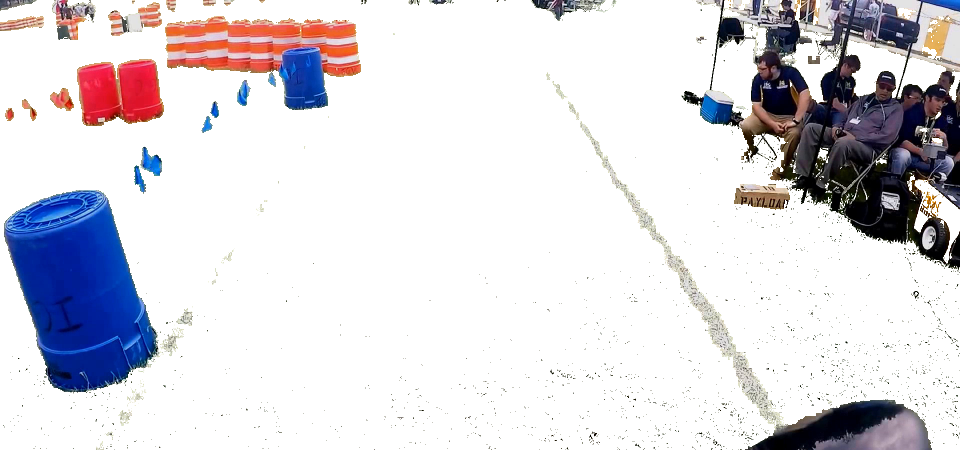
#> input picture Task 4/Code/green.png, 1920 x 900 px, given in place of sample_output.mp4, which was not available (shown at 1/2 size)
$ jupyter execute --allow-errors Output3.ipynb
#> lines starting #> are read from the running program, lines starting #| are printed output that depends on the picture; after the words box and inside, x2 and y2 are one past the last pixel; in counts of white or black regions, pixels touching at a corner belong together; pictures that were not available may be replaced by others from this repository, and a replacement may not be noted
[cell 1]
import numpy as np
import cv2
from PIL import Image
import matplotlib.pyplot as plt
import math
from sklearn.feature_extraction import image
from sklearn.cluster import spectral_clustering
from moviepy.editor import VideoFileClip

[cell 2]
def save(image,name):
    name=""+str(name)+".png"
    cv2.imwrite(name,image)

[cell 3]
def grayen(image):
    grayenn = cv2.cvtColor(image, cv2.COLOR_RGB2GRAY)
    return grayenn

[cell 4]
def darken(image):
    new_image=np.zeros_like(image)
    alpha=0.19
    beta=-35
    new_image=np.clip(np.multiply(alpha,image)+beta,0,255)
    return new_image

[cell 5]
def brighten(image):
    new_image=np.zeros_like(image)
    gamma=0.5
    new_image=np.clip(np.multiply(np.power(np.multiply(1/255,image),gamma),255),0,255)
    return new_image

[cell 6]
def colour_threshing(image):
    image = np.where(image < 210, 0, 255)

    return image

[cell 7]
def perspective(image):
    h,w=image.shape
    pts1 = np.float32([[h/3,0],[h/3,w-1],[h-1,0],[h-1,w-1]])
    pts2 = np.float32([[0,0],[300,0],[0,300],[300,300]])

    M = cv2.getPerspectiveTransform(pts1,pts2)

    dst = cv2.warpPerspective(median_image,M,(300,300))
    return dst

[cell 8]
def roi_mask(image):
    mask=np.zeros_like(image)
    height,width = image.shape
    a3 = np.array( [[[0,200],[1500,200],[width-1,800],[width-1,height-1],[0,height-1]]], dtype=np.int32 )
    cv2.fillPoly(mask,a3,255)
    return mask

[cell 9]
def white_pixels(image,x,y):
    h=window_h
    w=window_w
    sum1=np.sum(combo[y-h:y,x:x+w],axis=0).reshape((1,w))
    sum2=np.sum(sum1,axis=1)
    return sum2/255

[cell 10]
def centroid(rect1x):
    he=rect1x.shape[0]
    wi=rect1x.shape[1]
    sum1x=0
    sum1y=0
    for i in range(he):
        for j in range(wi):
            sum1x=sum1x+j*rect1x[i,j]*(1/255)
            sum1y=sum1y+i*rect1x[i,j]*(1/255)
    sum1x=int(sum1x/window_w)
    sum1y=int(sum1y/window_h)
    return [sum1x,sum1y]

[cell 11]
def yellow_black(image):
    hsv=cv2.cvtColor(image,cv2.COLOR_BGR2HSV)
    yellow_lo=np.array([25,175,175])
    yellow_hi=np.array([35,255,255])

    mask=cv2.inRange(hsv,yellow_lo,yellow_hi)

    img=np.copy(image)
    img[mask>0]=(0,0,0)

    return img

[cell 12]
def green_white(image):
    hsv=cv2.cvtColor(image,cv2.COLOR_BGR2HSV)
    green_lo=np.array([20,40,40])
    green_hi=np.array([80,255,255])

    mask=cv2.inRange(hsv,green_lo,green_hi)
    img=np.copy(image)
    img[mask>0]=(255,255,255)

    return img

[cell 13]
def binary(image):
    img=np.copy(image)
    img=np.where(img!=(255,255,255),(0,0,0),(255,255,255))
    return img

[cell 14]
def vid_pipeline(img):
    x=0
    y=0
    width= img.shape[1]
    height=img.shape[0]
    crop_image = img[y:y+(int)(height*(5/6)), x:x+width]

    width= crop_image.shape[1]
    height=crop_image.shape[0]

    yellow=yellow_black(crop_image)
    green=green_white(yellow)
    masked=binary(green)
    masked = cv2.medianBlur(masked.astype(np.uint8),9)


    gray=grayen(crop_image)
    brighten_image=brighten(gray)
    bw_image=colour_threshing(brighten_image)
    median_image = cv2.medianBlur(np.uint8(bw_image.astype(np.float32)),15)
    mask=roi_mask(median_image)
    combo=cv2.bitwise_and(mask,median_image)
    edges = cv2.Canny(np.uint8(combo),175,200)
    lines = cv2.HoughLines(edges,1,5*np.pi/180,50)

    criteria = (cv2.TERM_CRITERIA_EPS + cv2.TERM_CRITERIA_MAX_ITER, 10, 1.0)
    ret,label,center2=cv2.kmeans(lines.astype(np.float32),2,None,criteria,10,cv2.KMEANS_PP_CENTERS)
    line_img=np.zeros_like(edges)
    for i in range(len(center2)):
        rho,theta = center2[i]
        a = np.cos(theta)
        b = np.sin(theta)
        x0 = a*rho
        y0 = b*rho
        x1 = int(x0 + 2000*(-b))
        y1 = int(y0 + 2000*(a))
        x2 = int(x0 - 2000*(-b))
        y2 = int(y0 - 2000*(a))
        cv2.line(line_img,(x1,y1),(x2,y2),255,30)
    line_img=cv2.bitwise_and(mask,line_img)
    line_img=cv2.cvtColor(line_img,cv2.COLOR_GRAY2RGB)

    crop_image=np.where(masked==(0,0,0),crop_image*0,crop_image*1)
    crop_image=np.where(line_img==(255,255,255),(255,153,51),crop_image*1)

    return crop_image

#> (a cell that did not finish here is left out)

#> (a cell that did not finish here is left out)

#> in vid_pipeline, `x=0`: x = 0

[cell 17]
cap= cv2.VideoCapture('sample_output.mp4')
i=0
while(cap.isOpened()):
    ret, frame = cap.read()
#> frame is the input picture: shape (900, 1920, 3); mean B, G, R 221.6, 215.7, 218.2
    if ret == False:
        break
    cv2.imwrite('f'+str(i)+'.jpg',vid_pipeline(frame))
#> in yellow_black, `hsv=cv2.cvtColor(image,cv2.COLOR_BGR2HSV)`: hsv: shape (750, 1920, 3); mean H, S, V 21, 36.2, 226.3
#> in yellow_black, `mask=cv2.inRange(hsv,yellow_lo,yellow_hi)`: mask: shape (750, 1920); every value is 0
#> in vid_pipeline (call 2), `masked = cv2.medianBlur(masked.astype(np.uint8),9)`:
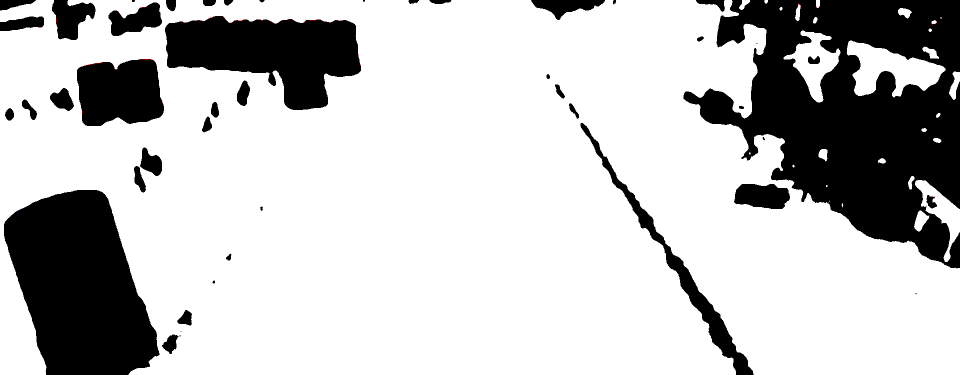
#> masked: shape (750, 1920, 3) (shown at 1/2 size); mean B, G, R 193.4, 193.4, 193.4
#> in grayen, `grayenn = cv2.cvtColor(image, cv2.COLOR_RGB2GRAY)`:
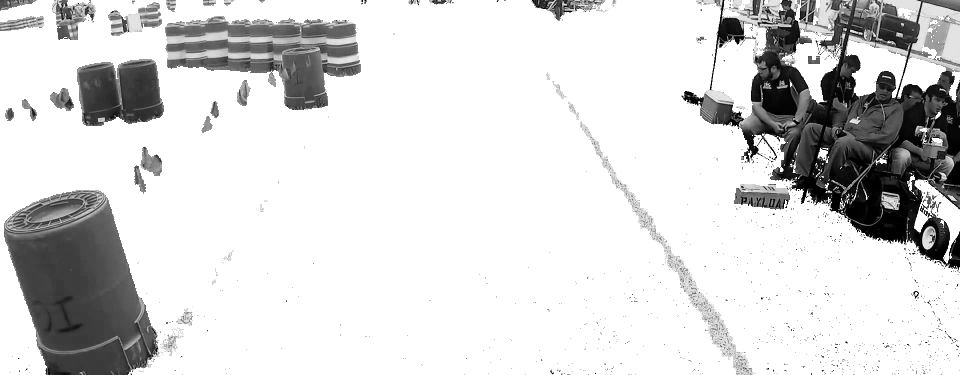
#> grayenn: shape (750, 1920) (shown at 1/2 size); min 0, max 255, mean 214.7
#> in brighten, `new_image=np.clip(np.multiply(np.power(np.multiply(1/255,image),gamma)..`:
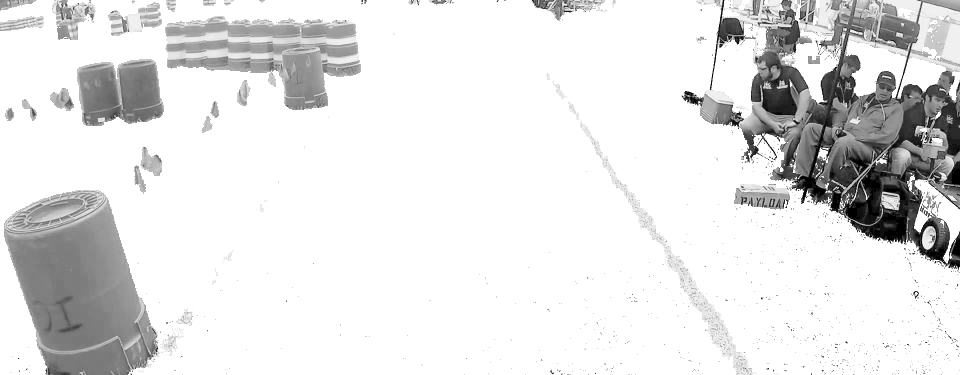
#> new_image: shape (750, 1920) float64 (shown at 1/2 size); min 0, max 255, mean 226.6
#> in colour_threshing, `image = np.where(image < 210, 0, 255)`:
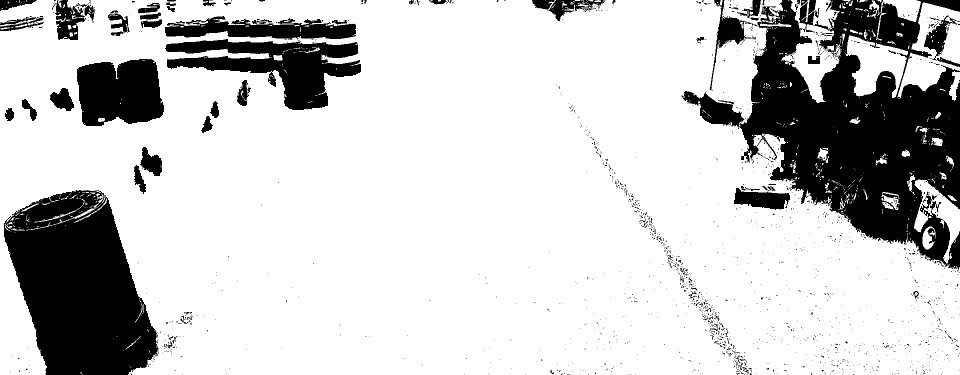
#> image: shape (750, 1920) int64 (shown at 1/2 size); 79.2% white; 1770 black regions (1673 under 20 px), largest, box (x1, y1, x2, y2) and area: (1480, 0, 1920, 540) 129748, (8, 380, 318, 750) 77794, (330, 78, 722, 220) 25032
#> in vid_pipeline (call 2), `median_image = cv2.medianBlur(np.uint8(bw_image.astype(np.float32)),15)`:
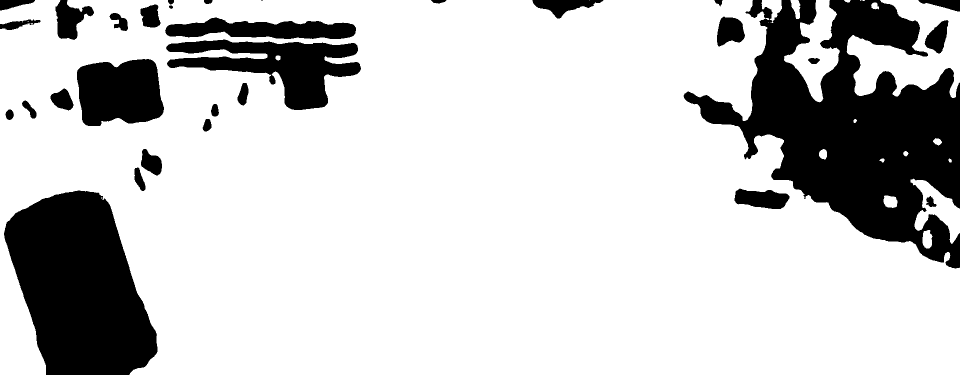
#> median_image: shape (750, 1920) (shown at 1/2 size); 79.4% white; 31 black regions (1 under 20 px), largest, box (x1, y1, x2, y2) and area: (1367, 0, 1920, 537) 137443, (8, 381, 315, 750) 79084, (332, 79, 722, 220) 25282
#> in roi_mask, `cv2.fillPoly(mask,a3,255)`:
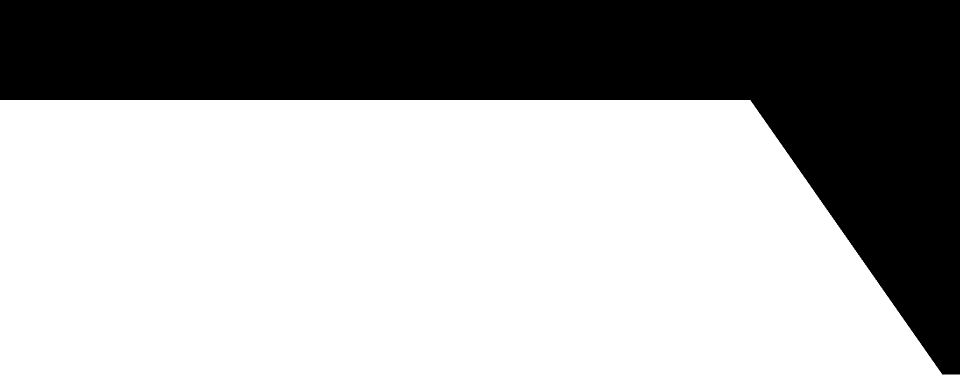
#> mask: shape (750, 1920) (shown at 1/2 size); 64.7% white; 1 black region, box (x1, y1, x2, y2) and area: (0, 0, 1920, 749) 508815
#> in vid_pipeline (call 2), `combo=cv2.bitwise_and(mask,median_image)`:
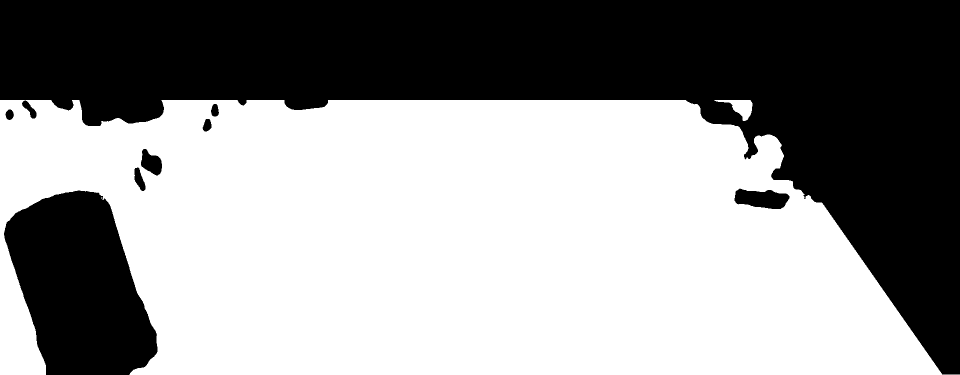
#> combo: shape (750, 1920) (shown at 1/2 size); 57.4% white; 9 black regions, largest, box (x1, y1, x2, y2) and area: (0, 0, 1920, 749) 527948, (8, 381, 315, 750) 79084, (1469, 377, 1579, 418) 3207
#> in vid_pipeline (call 2), `edges = cv2.Canny(np.uint8(combo),175,200)`:
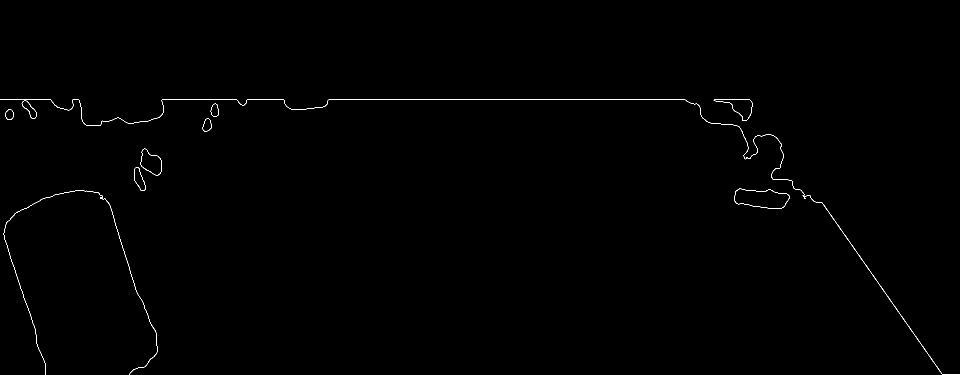
#> edges: shape (750, 1920) (shown at 1/2 size); 0.32% white in thin lines or dots, all inside (x1, y1, x2, y2) = (0, 199, 1920, 750)
#> in vid_pipeline (call 2), `lines = cv2.HoughLines(edges,1,5*np.pi/180,50)`: lines = [[199, 1.57], [-1114, 2.53], [-62, 2.79], [267, 1.48], [158, 2.79]]
#> in vid_pipeline (call 2), `ret,label,center2=cv2.kmeans(lines.astype(np.float32),2,None,criteria,..`: ret = 60738.6; label = [1, 0, 1, 1, 1]; center2 = [[-1114, 2.53], [140.5, 2.16]]
#> the loop in vid_pipeline (call 2), `for i in range(len(center2)):` made 2 passes
#> (rho, theta, a, b, x0, y0, x1, y1) on passes 1 to 2: (-1114, 2.53, -0.819, 0.574, 912.5, -639, -234, -2277), (140.5, 2.16, -0.556, 0.831, -78.06, 116.8, -1740, -994)
#> after the loop in vid_pipeline (call 2), `for i in range(len(center2)):`:
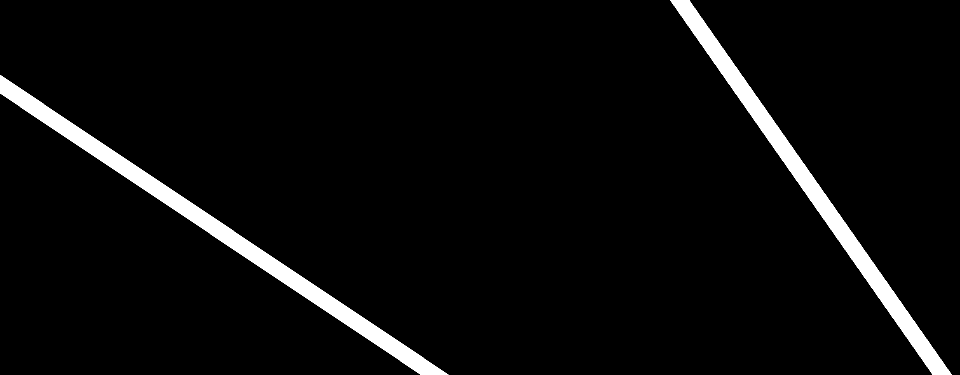
#> line_img: shape (750, 1920) (shown at 1/2 size); 4.2% white; 2 white regions, box (x1, y1, x2, y2) and area: (0, 150, 897, 750) 32279, (1340, 0, 1904, 750) 28639
#> in vid_pipeline (call 2), `line_img=cv2.bitwise_and(mask,line_img)`: line_img: shape (750, 1920); 2.9% white; 2 white regions, box (x1, y1, x2, y2) and area: (21, 200, 897, 750) 30512, (1481, 200, 1904, 750) 11021
#> in vid_pipeline (call 2), `crop_image=np.where(line_img==(255,255,255),(255,153,51),crop_image*1)`:
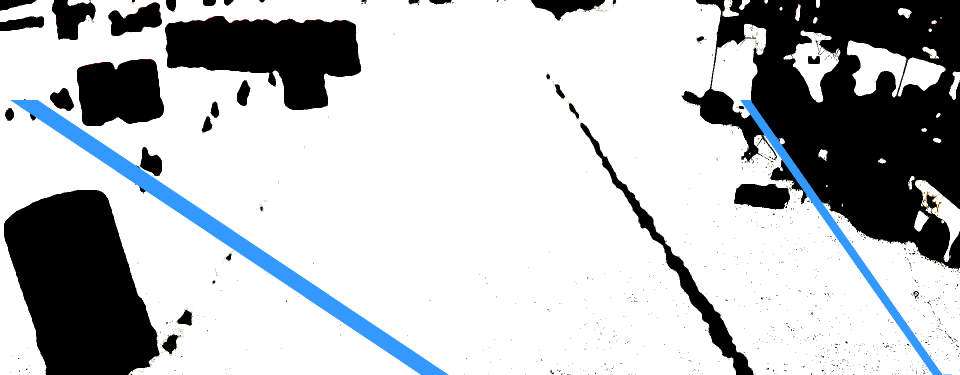
#> crop_image: shape (750, 1920, 3) int64 (shown at 1/2 size); mean B, G, R 193, 190.2, 187.3
    i+=1

cap.release()
cv2.destroyAllWindows()
